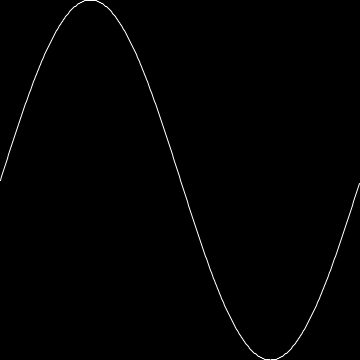
Frame 1 (no input)
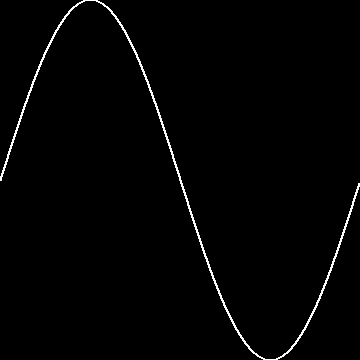
Frame 60 (the mouse pressed at the canvas centre just before this capture)
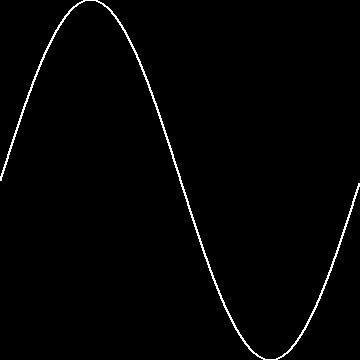
Frame 120 (the mouse held since frame 60 and released just before this capture)

The Processing sketch that drew these frames (run headless with seeded random() and noise(); from frame 60 on, the mouse is pressed at the canvas centre):

// Processing sketch: processing_6770
// ── processing_6770.pde


float x, y;
float prevX=0.0, prevY=0.0;
int numOfWaves = 2;
float angle = 0;

void setup()
{
  size(360, 360);
  background(0);
  smooth();
  stroke(255);
}

void draw()
{
  translate(0, height/2);
  scale(1, -1);

  for(int count=0; count < 360; ++count)
  {
    x = count;

    angle = radians(count);
    y = sin(angle*(numOfWaves/2.0));

    y = map(y,-1,1,-height/2,height/2);

    line(prevX, prevY, x, y);

    prevX = x;
    prevY = y;
  }

  prevX = prevY = 0.0;
}

void mouseReleased() 
{
  switch(mouseButton)
  {
  case LEFT:
    numOfWaves = int(mouseX/30.0);
    background(0);
    break;
  }
}
